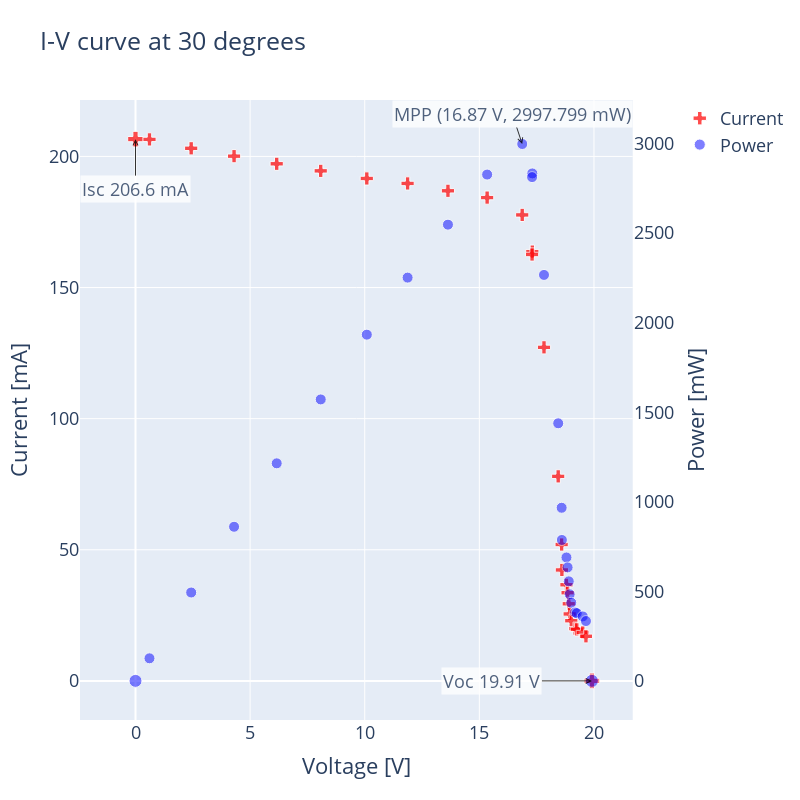
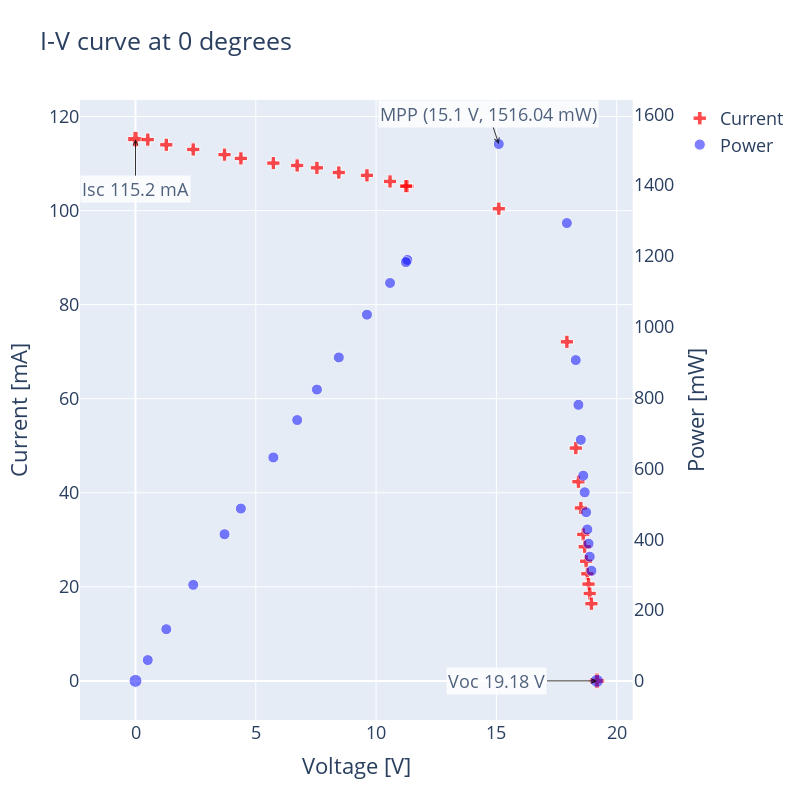
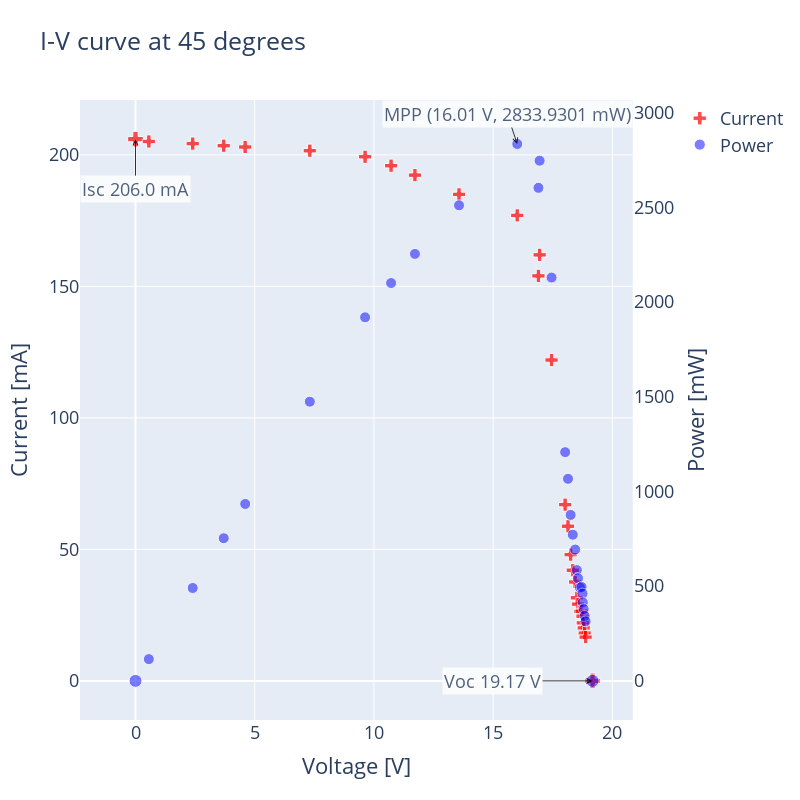
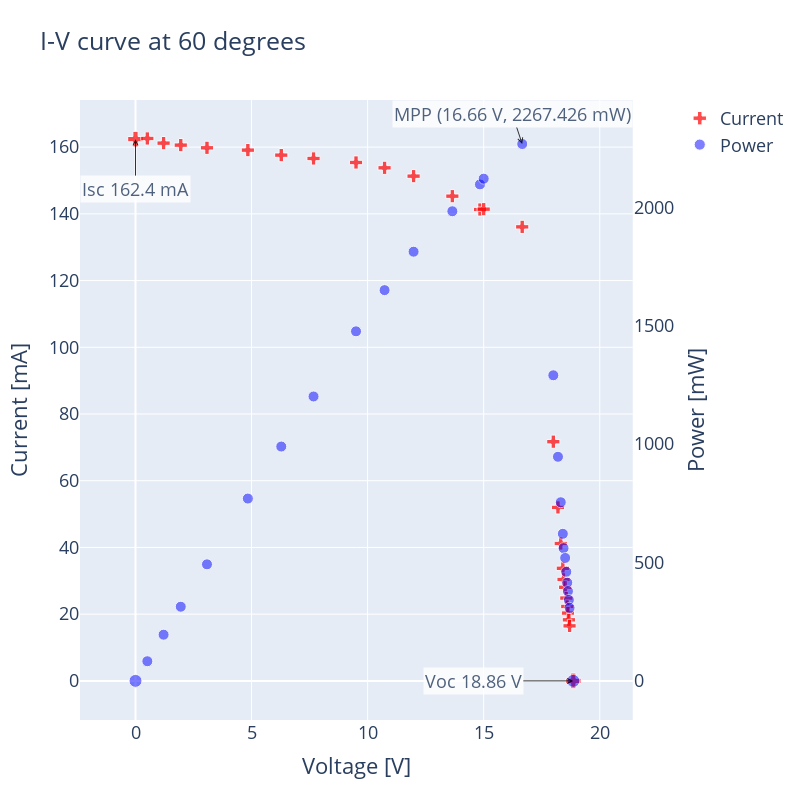

Source (notebook cell) for these figures, in order:
### Code cell
df = pd.read_csv('./data/CSV2-1.csv')
plot_iv('module_tilt', df)

### Figure 1 — Plotly figure (JSON) as saved in the notebook; plotly's stock layout.template omitted (floating-point values rounded to 4 significant figures)
{"data": [{"marker": {"color": "red", "size": [13, 11, 11, 11, 11, 11, 11, 11, 11, 11, 11, 11, 11, 11, 11, 11, 11, 11, 11, 11, 11, 11, 11, 11, 11, 11, 13], "symbol": "cross"}, "mode": "markers", "name": "Current", "type": "scatter", "x": [0, 0.61, 2.43, 4.3, 6.16, 8.08, 10.09, 11.87, 13.63, 15.34, 16.87, 17.31, 17.3, 17.82, 18.44, 18.59, 18.6, 18.8, 18.85, 18.9, 18.94, 19.01, 19.18, 19.25, 19.51, 19.65, 19.91], "xaxis": "x", "y": [206.6, 206.5, 203.1, 200.1, 197.2, 194.5, 191.6, 189.7, 186.9, 184.3, 177.7, 163.7, 162.6, 127.2, 78, 52, 42.3, 36.66, 33.62, 29.4, 25.52, 22.95, 19.92, 19.64, 18.45, 17, 0], "yaxis": "y"}, {"marker": {"color": "blue", "opacity": 0.5, "size": [13, 11, 11, 11, 11, 11, 11, 11, 11, 11, 11, 11, 11, 11, 11, 11, 11, 11, 11, 11, 11, 11, 11, 11, 11, 11, 13]}, "mode": "markers", "name": "Power", "type": "scatter", "x": [0, 0.61, 2.43, 4.3, 6.16, 8.08, 10.09, 11.87, 13.63, 15.34, 16.87, 17.31, 17.3, 17.82, 18.44, 18.59, 18.6, 18.8, 18.85, 18.9, 18.94, 19.01, 19.18, 19.25, 19.51, 19.65, 19.91], "xaxis": "x", "y": [0, 126.0, 493.5, 860.4, 1215.0, 1572.0, 1933.0, 2252.0, 2547.0, 2827.0, 2998.0, 2834.0, 2813.0, 2267.0, 1438.0, 966.7, 786.8, 689.2, 633.7, 555.7, 483.3, 436.3, 382.1, 378.1, 360.0, 334.1, 0], "yaxis": "y2"}], "layout": {"annotations": [{"arrowcolor": "black", "arrowhead": 5, "arrowsize": 1, "arrowwidth": 1, "ax": 0, "ay": 50, "bgcolor": "white", "font": {"size": 18}, "opacity": 0.8, "showarrow": true, "text": "Isc 206.6 mA", "x": 0, "y": 206.6, "yref": "y"}, {"arrowcolor": "black", "arrowhead": 5, "arrowsize": 1, "arrowwidth": 1, "ax": -100, "ay": 0, "bgcolor": "white", "font": {"size": 18}, "opacity": 0.8, "showarrow": true, "text": "Voc 19.91 V", "x": 19.91, "y": 0, "yref": "y"}, {"arrowcolor": "black", "arrowhead": 5, "arrowsize": 1, "arrowwidth": 1, "bgcolor": "white", "font": {"size": 18}, "opacity": 0.8, "showarrow": true, "text": "MPP\n(16.87 V, 2997.799 mW)", "x": 16.87, "y": 2998.0, "yref": "y2"}], "font": {"size": 18}, "height": 800, "title": {"text": "I-V curve at 30 degrees"}, "width": 800, "xaxis": {"anchor": "y", "domain": [0, 0.94], "title": {"text": "Voltage [V]"}}, "yaxis": {"anchor": "x", "domain": [0, 1], "title": {"text": "Current [mA]"}}, "yaxis2": {"anchor": "x", "overlaying": "y", "showgrid": false, "side": "right", "title": {"text": "Power [mW]"}}}}

### Figure 2 — Plotly figure (JSON) as saved in the notebook; plotly's stock layout.template omitted (floating-point values rounded to 4 significant figures)
{"data": [{"marker": {"color": "red", "size": [13, 11, 11, 11, 11, 11, 11, 11, 11, 11, 11, 11, 11, 11, 11, 11, 11, 11, 11, 11, 11, 11, 11, 11, 11, 11, 13], "symbol": "cross"}, "mode": "markers", "name": "Current", "type": "scatter", "x": [0, 0.51, 1.28, 2.4, 3.7, 4.38, 5.73, 6.72, 7.54, 8.45, 9.62, 10.58, 11.3, 11.24, 15.1, 17.93, 18.3, 18.41, 18.51, 18.61, 18.67, 18.73, 18.78, 18.83, 18.88, 18.95, 19.18], "xaxis": "x", "y": [115.2, 115.1, 114, 113, 111.9, 111.1, 110.1, 109.6, 109.1, 108.1, 107.5, 106.2, 105.2, 105.2, 100.4, 72.1, 49.5, 42.35, 36.77, 31.14, 28.52, 25.43, 22.77, 20.58, 18.58, 16.41, 0], "yaxis": "y"}, {"marker": {"color": "blue", "opacity": 0.5, "size": [13, 11, 11, 11, 11, 11, 11, 11, 11, 11, 11, 11, 11, 11, 11, 11, 11, 11, 11, 11, 11, 11, 11, 11, 11, 11, 13]}, "mode": "markers", "name": "Power", "type": "scatter", "x": [0, 0.51, 1.28, 2.4, 3.7, 4.38, 5.73, 6.72, 7.54, 8.45, 9.62, 10.58, 11.3, 11.24, 15.1, 17.93, 18.3, 18.41, 18.51, 18.61, 18.67, 18.73, 18.78, 18.83, 18.88, 18.95, 19.18], "xaxis": "x", "y": [0, 58.7, 145.9, 271.2, 414.0, 486.6, 630.9, 736.5, 822.6, 913.4, 1034.0, 1124.0, 1189.0, 1182.0, 1516.0, 1293.0, 905.9, 779.7, 680.6, 579.5, 532.5, 476.3, 427.6, 387.5, 350.8, 311.0, 0], "yaxis": "y2"}], "layout": {"annotations": [{"arrowcolor": "black", "arrowhead": 5, "arrowsize": 1, "arrowwidth": 1, "ax": 0, "ay": 50, "bgcolor": "white", "font": {"size": 18}, "opacity": 0.8, "showarrow": true, "text": "Isc 115.2 mA", "x": 0, "y": 115.2, "yref": "y"}, {"arrowcolor": "black", "arrowhead": 5, "arrowsize": 1, "arrowwidth": 1, "ax": -100, "ay": 0, "bgcolor": "white", "font": {"size": 18}, "opacity": 0.8, "showarrow": true, "text": "Voc 19.18 V", "x": 19.18, "y": 0, "yref": "y"}, {"arrowcolor": "black", "arrowhead": 5, "arrowsize": 1, "arrowwidth": 1, "bgcolor": "white", "font": {"size": 18}, "opacity": 0.8, "showarrow": true, "text": "MPP\n(15.1 V, 1516.04 mW)", "x": 15.1, "y": 1516.0, "yref": "y2"}], "font": {"size": 18}, "height": 800, "title": {"text": "I-V curve at 0 degrees"}, "width": 800, "xaxis": {"anchor": "y", "domain": [0, 0.94], "title": {"text": "Voltage [V]"}}, "yaxis": {"anchor": "x", "domain": [0, 1], "title": {"text": "Current [mA]"}}, "yaxis2": {"anchor": "x", "overlaying": "y", "showgrid": false, "side": "right", "title": {"text": "Power [mW]"}}}}

### Figure 3 — Plotly figure (JSON) as saved in the notebook; plotly's stock layout.template omitted (floating-point values rounded to 4 significant figures)
{"data": [{"marker": {"color": "red", "size": [13, 11, 11, 11, 11, 11, 11, 11, 11, 11, 11, 11, 11, 11, 11, 11, 11, 11, 11, 11, 11, 11, 11, 11, 11, 11, 11, 11, 13], "symbol": "cross"}, "mode": "markers", "name": "Current", "type": "scatter", "x": [0, 0.56, 2.4, 3.7, 4.6, 7.31, 9.63, 10.72, 11.72, 13.57, 16.01, 16.95, 16.9, 17.45, 18.02, 18.14, 18.25, 18.34, 18.44, 18.51, 18.56, 18.64, 18.71, 18.75, 18.76, 18.8, 18.84, 18.88, 19.17], "xaxis": "x", "y": [206, 205.1, 204.3, 203.5, 203, 201.6, 199.3, 195.9, 192.3, 185, 177.0, 162, 154, 122, 67, 58.8, 48, 42.07, 37.6, 31.6, 29.17, 26.41, 26.5, 24.57, 22.06, 20.15, 18.18, 16.64, 0], "yaxis": "y"}, {"marker": {"color": "blue", "opacity": 0.5, "size": [13, 11, 11, 11, 11, 11, 11, 11, 11, 11, 11, 11, 11, 11, 11, 11, 11, 11, 11, 11, 11, 11, 11, 11, 11, 11, 11, 11, 13]}, "mode": "markers", "name": "Power", "type": "scatter", "x": [0, 0.56, 2.4, 3.7, 4.6, 7.31, 9.63, 10.72, 11.72, 13.57, 16.01, 16.95, 16.9, 17.45, 18.02, 18.14, 18.25, 18.34, 18.44, 18.51, 18.56, 18.64, 18.71, 18.75, 18.76, 18.8, 18.84, 18.88, 19.17], "xaxis": "x", "y": [0, 114.9, 490.3, 753.0, 933.8, 1474.0, 1919.0, 2100.0, 2254.0, 2510.0, 2834.0, 2746.0, 2603.0, 2129.0, 1207.0, 1067.0, 876, 771.6, 693.3, 584.9, 541.4, 492.3, 495.8, 460.7, 413.8, 378.8, 342.5, 314.2, 0], "yaxis": "y2"}], "layout": {"annotations": [{"arrowcolor": "black", "arrowhead": 5, "arrowsize": 1, "arrowwidth": 1, "ax": 0, "ay": 50, "bgcolor": "white", "font": {"size": 18}, "opacity": 0.8, "showarrow": true, "text": "Isc 206.0 mA", "x": 0, "y": 206, "yref": "y"}, {"arrowcolor": "black", "arrowhead": 5, "arrowsize": 1, "arrowwidth": 1, "ax": -100, "ay": 0, "bgcolor": "white", "font": {"size": 18}, "opacity": 0.8, "showarrow": true, "text": "Voc 19.17 V", "x": 19.17, "y": 0, "yref": "y"}, {"arrowcolor": "black", "arrowhead": 5, "arrowsize": 1, "arrowwidth": 1, "bgcolor": "white", "font": {"size": 18}, "opacity": 0.8, "showarrow": true, "text": "MPP\n(16.01 V, 2833.9301 mW)", "x": 16.01, "y": 2834.0, "yref": "y2"}], "font": {"size": 18}, "height": 800, "title": {"text": "I-V curve at 45 degrees"}, "width": 800, "xaxis": {"anchor": "y", "domain": [0, 0.94], "title": {"text": "Voltage [V]"}}, "yaxis": {"anchor": "x", "domain": [0, 1], "title": {"text": "Current [mA]"}}, "yaxis2": {"anchor": "x", "overlaying": "y", "showgrid": false, "side": "right", "title": {"text": "Power [mW]"}}}}

### Figure 4 — Plotly figure (JSON) as saved in the notebook; plotly's stock layout.template omitted (floating-point values rounded to 4 significant figures)
{"data": [{"marker": {"color": "red", "size": [13, 11, 11, 11, 11, 11, 11, 11, 11, 11, 11, 11, 11, 11, 11, 11, 11, 11, 11, 11, 11, 11, 11, 11, 11, 11, 13], "symbol": "cross"}, "mode": "markers", "name": "Current", "type": "scatter", "x": [0, 0.51, 1.21, 1.95, 3.08, 4.84, 6.28, 7.67, 9.5, 10.73, 11.98, 13.65, 14.84, 15, 16.66, 18, 18.2, 18.32, 18.41, 18.44, 18.51, 18.56, 18.6, 18.63, 18.67, 18.7, 18.86], "xaxis": "x", "y": [162.4, 162.6, 161.2, 160.6, 159.8, 159.1, 157.6, 156.6, 155.4, 153.8, 151.3, 145.3, 141.3, 141.4, 136.1, 71.7, 52, 41.18, 33.74, 30.4, 28.05, 24.82, 22.3, 20.33, 18.3, 16.49, 0], "yaxis": "y"}, {"marker": {"color": "blue", "opacity": 0.5, "size": [13, 11, 11, 11, 11, 11, 11, 11, 11, 11, 11, 11, 11, 11, 11, 11, 11, 11, 11, 11, 11, 11, 11, 11, 11, 11, 13]}, "mode": "markers", "name": "Power", "type": "scatter", "x": [0, 0.51, 1.21, 1.95, 3.08, 4.84, 6.28, 7.67, 9.5, 10.73, 11.98, 13.65, 14.84, 15, 16.66, 18, 18.2, 18.32, 18.41, 18.44, 18.51, 18.56, 18.6, 18.63, 18.67, 18.7, 18.86], "xaxis": "x", "y": [0, 82.93, 195.1, 313.2, 492.2, 770.0, 989.7, 1201.0, 1476.0, 1650.0, 1813.0, 1983.0, 2097.0, 2121, 2267.0, 1291.0, 946.4, 754.4, 621.2, 560.6, 519.2, 460.7, 414.8, 378.7, 341.7, 308.4, 0], "yaxis": "y2"}], "layout": {"annotations": [{"arrowcolor": "black", "arrowhead": 5, "arrowsize": 1, "arrowwidth": 1, "ax": 0, "ay": 50, "bgcolor": "white", "font": {"size": 18}, "opacity": 0.8, "showarrow": true, "text": "Isc 162.4 mA", "x": 0, "y": 162.4, "yref": "y"}, {"arrowcolor": "black", "arrowhead": 5, "arrowsize": 1, "arrowwidth": 1, "ax": -100, "ay": 0, "bgcolor": "white", "font": {"size": 18}, "opacity": 0.8, "showarrow": true, "text": "Voc 18.86 V", "x": 18.86, "y": 0, "yref": "y"}, {"arrowcolor": "black", "arrowhead": 5, "arrowsize": 1, "arrowwidth": 1, "bgcolor": "white", "font": {"size": 18}, "opacity": 0.8, "showarrow": true, "text": "MPP\n(16.66 V, 2267.426 mW)", "x": 16.66, "y": 2267.0, "yref": "y2"}], "font": {"size": 18}, "height": 800, "title": {"text": "I-V curve at 60 degrees"}, "width": 800, "xaxis": {"anchor": "y", "domain": [0, 0.94], "title": {"text": "Voltage [V]"}}, "yaxis": {"anchor": "x", "domain": [0, 1], "title": {"text": "Current [mA]"}}, "yaxis2": {"anchor": "x", "overlaying": "y", "showgrid": false, "side": "right", "title": {"text": "Power [mW]"}}}}
